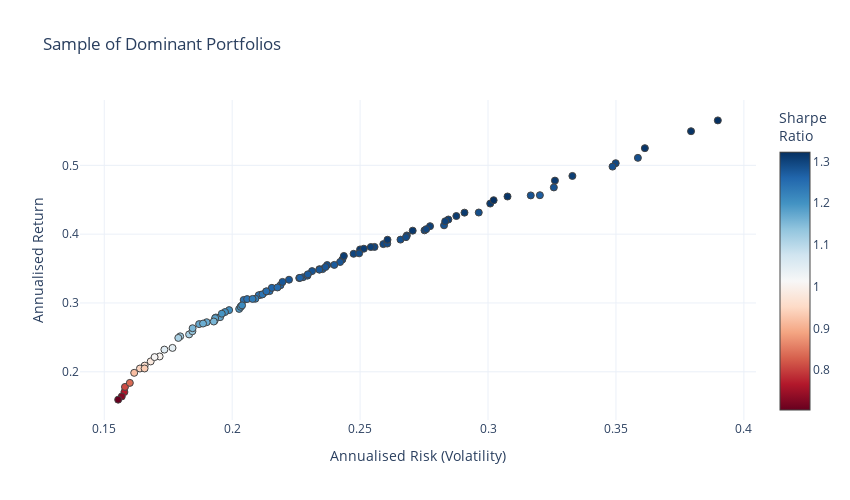

Notebook code cell kept with this figure:
### Code cell
#Same code as before

fig = go.Figure()

fig.add_trace(go.Scatter(x=dominant_df['Variance']**0.5, y=dominant_df['Mean'],
                      marker=dict(color=dominant_df['Sharpe Ratio'],
                                  showscale=True,
                                  size=7,
                                  line=dict(width=1),
                                  colorscale="RdBu",
                                  colorbar=dict(title="Sharpe<br>Ratio")
                                 ),
                      mode='markers'))

fig.update_layout(template='plotly_white',
                  xaxis=dict(title='Annualised Risk (Volatility)'),
                  yaxis=dict(title='Annualised Return'),
                  title='Sample of Dominant Portfolios',
                  width=850,
                  height=500)

fig.update_layout(coloraxis_colorbar=dict(title="Sharpe Ratio"))
